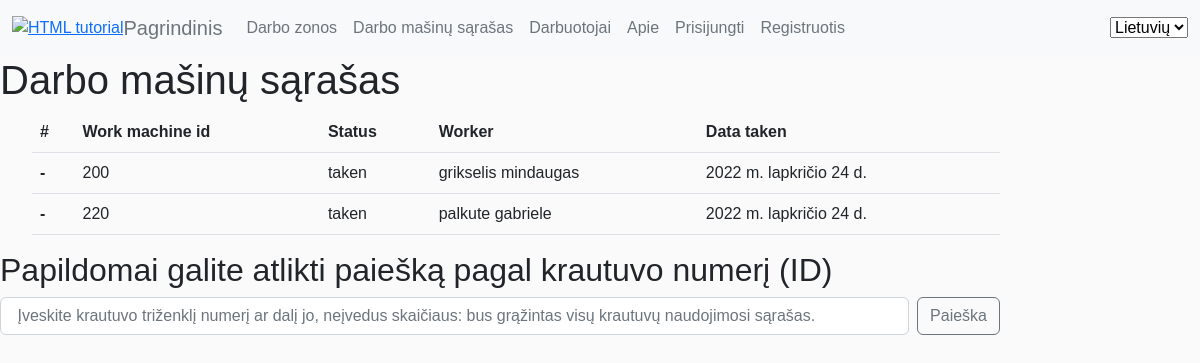
/lm/working_machines_list/, run on an earlier commit of the app's database.
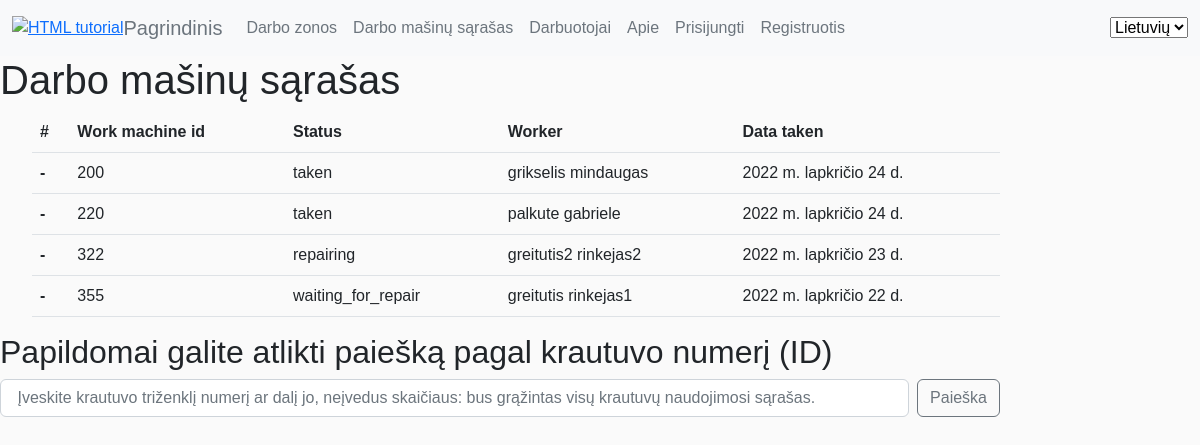
And on a later commit of the database.
### lm/models.py (models this page shows, shortened)
class Krautuvas(models.Model):
    krautuvo_id = models.IntegerField(_('Vechiles ID "3 digits"'),help_text='krautuvo numeris')
    data_taken = models.DateField(_('Date when vechiles was taken'),help_text='kada krautuvas paiimtas', null=True, blank=True)
    darbuotojas = models.ForeignKey('Darbuotojas',null=True, on_delete=models.SET_NULL)
    notes_choices = (
        ('aukstas', 'aukstas'),
        ('vidutinis', 'vidutinis'),
        ('zemas', 'zemas'),
        ('be pastebejimu', 'be pastebejimu'))
    note_type = models.CharField(_('Importance of the notes'),help_text='Rasto gedimo/pastabos svarba', max_length=40, choices=notes_choices, default='be pastebejimu',
                                 blank=True)
    notes = models.TextField(max_length=1000, help_text='labai svarbu pamineti ir smulkiausius gedimus, dekojame.')
    LOAN_STATUS = (
        (_('ready'), _('ready')),
        ('taken', 'taken'),
        ('waiting_for_repair', 'waiting_for_repair'),
        ('repairing', 'repairing')
    )
    status = models.CharField(_('Status'), max_length=30, choices=LOAN_STATUS, default='taken', help_text='Status', blank=True)
    class Meta:
        ordering = ['krautuvo_id']
        verbose_name = _("Vehicle")
        verbose_name_plural = _("Vehicles")

class Darbuotojas (models.Model):
    picker_code = models.CharField(_('Piker code'),help_text='rinkejo_kodas', max_length=3)
    first_name = models.CharField(_('First name'),help_text='Vardas', max_length=80)
    last_name = models.CharField(_('Last name'),help_text='Pavardė', max_length=80)
    working_zone = models.ForeignKey('Darbo_zona_sandelyje',null=True, on_delete=models.SET_NULL)
    working_department_choices = (
        ('Vilniaus apsk', 'Vilniaus apsk'),
        ('Vilniaus regioninis sandėlys', 'Vilniaus regioninis sandėlys'),
        ('Kauno apsk', 'Kauno apsk'),
        ('Kauno regioninis sandėlys', 'Kauno regioninis sandėlys'),
        ('Klaipėdos apsk', 'Klaipėdos apsk'),
    )
    working_department = models.CharField(_('Working disctric or logistic warehouse'),max_length=80, choices=working_department_choices, default='Kauno regioninis sandėlys',
                                help_text='Kurioje (-iame) apskrityje/logistikos sandėlyje dirbate', blank=True)
    position_choices = (
        ('grupes vadovas','grupes vadovas'),
        ('grupes vadovo asistentas', 'grupes vadovo asistentas'),
        ('grupes vadovo asistentas', 'grupes vadovo asistentas'),
        ('prekiu komplektuotojas', 'prekiu komplektuotojas'))
    position = models.CharField(_('Working position'),max_length=80, choices=position_choices, default='prekiu komplektuotojas', help_text='Darbuotojo pareigos',blank=True)
    photo = models.ImageField(help_text='Darbuotojo foto arba avataras', upload_to='photos', null=True)
    working_since = models.DateField(_('Working since'),help_text='Darbo pradžia LIDL imoneje', null=True, blank=True)
    class Meta:
        ordering = ['last_name', 'first_name']
        verbose_name = _("Worker")
        verbose_name_plural = _("Workers")
    def __str__(self):
        return f'{self.last_name} {self.first_name}'

### lm/views.py (the view)
# urls.py: path('working_machines_list/', views.working_machines_list, name='working_machines_list'),
def working_machines_list(request):
    working_machines_list=Krautuvas.objects.all()
    context = {
        'working_machines_list': working_machines_list
    }
    return render(request, 'lm/working_machines_list.html', context=context)

### lm/templates/lm/working_machines_list.html (shortened to what this page needs)
{% extends 'base.html' %}
{% load i18n %}
{% load static %}
{% block content %}
<h1>{% trans "Working machine list" %} </h1>
<ul>
<table class="table">
  <thead>
    <tr>
      <th scope="col">#</th>
      <th scope="col">Work machine id</th>
      <th scope="col">Status</th>
      <th scope="col">Worker</th>
      <th scope="col">Data taken</th>
    </tr>
  </thead>
  {% for krautuvas in working_machines_list %}
  <tbody>
    <tr>
      <th scope="row">-</th>
      <td>{{krautuvas.krautuvo_id}}</td>
      <td>{{krautuvas.status}}</td>
      <td>{{krautuvas.darbuotojas}}</td>
      <td>{{krautuvas.data_taken}}</td>
    </tr>
  </tbody>
   {% endfor %}
</table>
</ul>
<div>
  <h2> Papildomai galite atlikti paiešką pagal krautuvo numerį (ID)</h2>
 <form class="d-flex" role="search" action="{% url 'search' %}" method="get">
    <input class="form-control me-2" name="query" type="search" placeholder=" Įveskite krautuvo triženklį numerį ar dalį jo, neįvedus skaičiaus: bus grąžintas visų krautuvų naudojimosi sąrašas." aria-label="Search">
    <button class="btn btn-outline-secondary" type="submit">{% trans "Search" %}</button>
</form>
</div>
{% endblock %}

What changed in the data, as far as the page shows it:
added Krautuvas: krautuvo_id "322", status "repairing", darbuotojas "greitutis2 rinkejas2", data_taken "2022 m. lapkričio 23 d."
added Krautuvas: krautuvo_id "355", status "waiting_for_repair", darbuotojas "greitutis rinkejas1", data_taken "2022 m. lapkričio 22 d."
